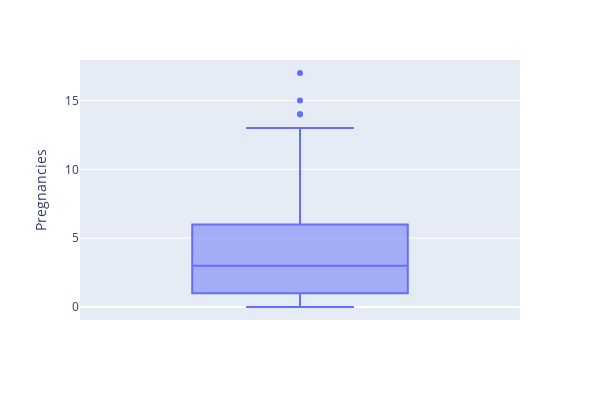

This figure's notebook cell:
### Code cell
fig = px.box(df, y='Pregnancies',width=600, height=400)
fig.show()

### Figure 1 — Plotly figure (JSON) as saved in the notebook; plotly's stock layout.template omitted (floating-point values rounded to 4 significant figures; data arrays with more than 128 entries replaced by an {"elided": "..."} marker saying what was removed)
{"data": [{"alignmentgroup": "True", "hovertemplate": "Pregnancies=%{y}<extra></extra>", "legendgroup": "", "marker": {"color": "#636efa"}, "name": "", "notched": false, "offsetgroup": "", "orientation": "v", "showlegend": false, "type": "box", "x0": " ", "xaxis": "x", "y": {"elided": "768 int values"}, "y0": " ", "yaxis": "y"}], "layout": {"boxmode": "group", "height": 400, "legend": {"tracegroupgap": 0}, "margin": {"t": 60}, "width": 600, "xaxis": {"anchor": "y", "domain": [0, 1]}, "yaxis": {"anchor": "x", "domain": [0, 1], "title": {"text": "Pregnancies"}}}}
